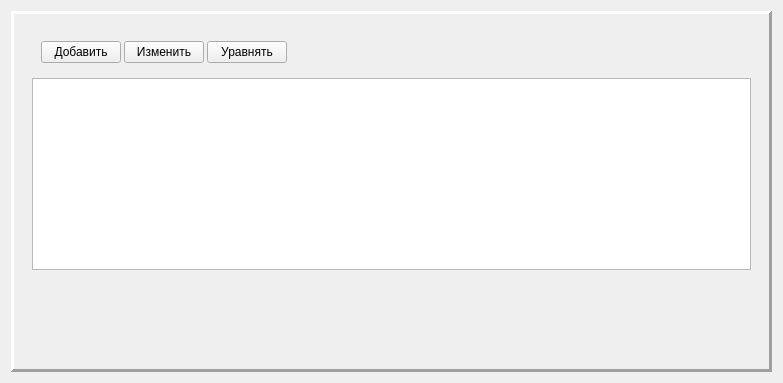
<?xml version="1.0" encoding="UTF-8"?>
<ui version="4.0">
 <class>SPRZonesRangesTableWidget2</class>
 <widget class="QWidget" name="SPRZonesRangesTableWidget2">
  <property name="geometry">
   <rect>
    <x>0</x>
    <y>0</y>
    <width>783</width>
    <height>383</height>
   </rect>
  </property>
  <property name="sizePolicy">
   <sizepolicy hsizetype="Maximum" vsizetype="Minimum">
    <horstretch>0</horstretch>
    <verstretch>0</verstretch>
   </sizepolicy>
  </property>
  <property name="minimumSize">
   <size>
    <width>641</width>
    <height>383</height>
   </size>
  </property>
  <property name="windowTitle">
   <string>Form</string>
  </property>
  <layout class="QHBoxLayout" name="horizontalLayout_2">
   <item>
    <widget class="QFrame" name="frame">
     <property name="sizePolicy">
      <sizepolicy hsizetype="Minimum" vsizetype="Minimum">
       <horstretch>0</horstretch>
       <verstretch>0</verstretch>
      </sizepolicy>
     </property>
     <property name="frameShape">
      <enum>QFrame::Panel</enum>
     </property>
     <property name="frameShadow">
      <enum>QFrame::Raised</enum>
     </property>
     <property name="lineWidth">
      <number>3</number>
     </property>
     <layout class="QVBoxLayout" name="verticalLayout_2">
      <item>
       <widget class="QWidget" name="w" native="true">
        <layout class="QVBoxLayout" name="verticalLayout">
         <item>
          <widget class="QWidget" name="www" native="true">
           <layout class="QVBoxLayout" name="verticalLayout_3">
            <item>
             <widget class="QWidget" name="widget" native="true">
              <layout class="QHBoxLayout" name="horizontalLayout">
               <property name="spacing">
                <number>3</number>
               </property>
               <property name="leftMargin">
                <number>0</number>
               </property>
               <property name="topMargin">
                <number>0</number>
               </property>
               <property name="rightMargin">
                <number>0</number>
               </property>
               <property name="bottomMargin">
                <number>0</number>
               </property>
               <item>
                <widget class="QPushButton" name="bAddElement">
                 <property name="text">
                  <string>Добавить</string>
                 </property>
                 <property name="icon">
                  <iconset resource="icons.qrc">
                   <normaloff>:/icons/icons/b_Plus.png</normaloff>:/icons/icons/b_Plus.png</iconset>
                 </property>
                 <property name="iconSize">
                  <size>
                   <width>32</width>
                   <height>32</height>
                  </size>
                 </property>
                </widget>
               </item>
               <item>
                <widget class="QPushButton" name="bEditElement">
                 <property name="text">
                  <string>Изменить</string>
                 </property>
                 <property name="icon">
                  <iconset resource="icons.qrc">
                   <normaloff>:/icons/icons/b_refresh_green.png</normaloff>:/icons/icons/b_refresh_green.png</iconset>
                 </property>
                 <property name="iconSize">
                  <size>
                   <width>32</width>
                   <height>32</height>
                  </size>
                 </property>
                </widget>
               </item>
               <item>
                <widget class="QPushButton" name="bRoundRanges">
                 <property name="text">
                  <string>Уравнять</string>
                 </property>
                 <property name="icon">
                  <iconset resource="icons.qrc">
                   <normaloff>:/icons/icons/b_Equialent.png</normaloff>:/icons/icons/b_Equialent.png</iconset>
                 </property>
                 <property name="iconSize">
                  <size>
                   <width>32</width>
                   <height>32</height>
                  </size>
                 </property>
                </widget>
               </item>
               <item>
                <spacer name="horizontalSpacer">
                 <property name="orientation">
                  <enum>Qt::Horizontal</enum>
                 </property>
                 <property name="sizeHint" stdset="0">
                  <size>
                   <width>40</width>
                   <height>20</height>
                  </size>
                 </property>
                </spacer>
               </item>
              </layout>
             </widget>
            </item>
           </layout>
          </widget>
         </item>
         <item>
          <widget class="SPRZonesRangesTable2" name="tZonesTable">
           <property name="sizePolicy">
            <sizepolicy hsizetype="Minimum" vsizetype="Minimum">
             <horstretch>0</horstretch>
             <verstretch>0</verstretch>
            </sizepolicy>
           </property>
          </widget>
         </item>
        </layout>
       </widget>
      </item>
      <item>
       <spacer name="verticalSpacer_2">
        <property name="orientation">
         <enum>Qt::Vertical</enum>
        </property>
        <property name="sizeHint" stdset="0">
         <size>
          <width>20</width>
          <height>40</height>
         </size>
        </property>
       </spacer>
      </item>
     </layout>
    </widget>
   </item>
  </layout>
 </widget>
 <customwidgets>
  <customwidget>
   <class>SPRZonesRangesTable2</class>
   <extends>QTableWidget</extends>
   <header>sprzonesrangestable2.h</header>
  </customwidget>
 </customwidgets>
 <resources>
  <include location="icons.qrc"/>
 </resources>
 <connections/>
</ui>
